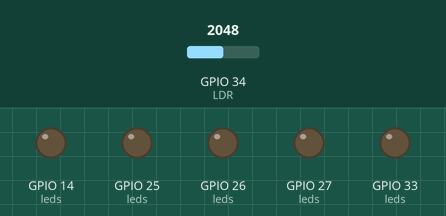
The sketch below on a simulated ESP32. On the bench: output pins drawn as LEDs (lit = HIGH). The test bench sets the inputs (shaded band); at power-on: GPIO 34 (LDR) = 2048.

Above: at 1.2 s.
1.3 s: GPIO 34 (LDR) set to 1730
2.8 s: GPIO 34 (LDR) set to 1633
At 3.8 s:
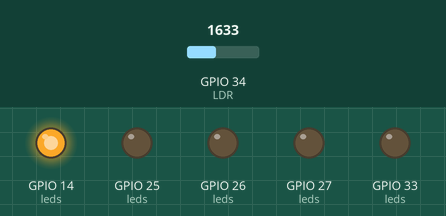
4.3 s: GPIO 34 (LDR) set to 1358
5.8 s: GPIO 34 (LDR) set to 1267
At 6.1 s:
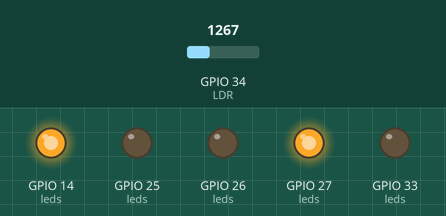
7.3 s: GPIO 34 (LDR) set to 2040
At 8.0 s:
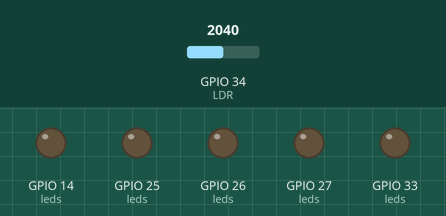
Timing chart, 0 to 9.8 s (numbered marks = the images above; inputs shaded):
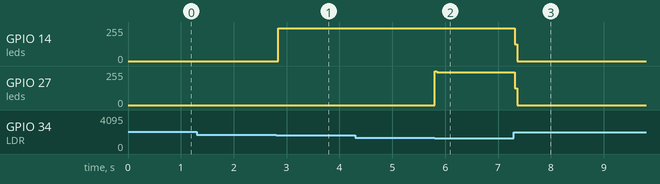

Measured:
- the behaviour switches between 1666 and 1665 on GPIO 34 (LDR) (found by bisection; images 0 and 1)
- the behaviour switches between 1333 and 1332 on GPIO 34 (LDR) (found by bisection; images 1 and 2)
- after the input at 1.3 s, every drawn part: stays the same
- after the input at 2.8 s, GPIO 14 (leds): 0/255 → 247/255 at once
- after the input at 4.3 s, every drawn part: stays the same
- after the input at 5.8 s, GPIO 27 (leds): 0/255 → 247/255 at once
- after the input at 7.3 s, GPIO 14 (leds), GPIO 27 (leds): 247/255 → 0/255 at once

The sketch:

practice4.ino
```cpp
// 5 leds > 4166
// 4 leds > 3333
// 3 leds > 2500
// 2 leds > 1666
// 1 leds > 833
// 0 leds >

// 5000 / 6


#define LDR 34

#define led1 14
#define led2 27
#define led3 26
#define led4 25
#define led5 33

const int leds[5] = {led1, led2, led3, led4, led5};

int maxSensor = 2000;

void setup() {
  Serial.begin(115200);

  pinMode(LDR, INPUT);

  for (int i = 0; i < 5; i++) {
    pinMode(leds[i], OUTPUT);
  }
}

void OnLeds(int idx) {
  for (int i = 0; i < 5; i++) {
    digitalWrite(leds[i], LOW);
  }


  for (int i = 0; i < idx; i++) {
    digitalWrite(leds[i], HIGH);
  }
}

void loop() {
  int sensor = analogRead(LDR);
  float divMaxSensor = maxSensor/6;

  if (sensor > divMaxSensor*5) {
    OnLeds(0);
  } else if (sensor > divMaxSensor*4) {
    OnLeds(1);
  } else if (sensor > divMaxSensor*3) {
    OnLeds(2);
  } else if (sensor > divMaxSensor*2) {
    OnLeds(3);
  } else if (sensor > divMaxSensor*1) {
    OnLeds(4);
  } else {
    OnLeds(5);
    }
}
```
